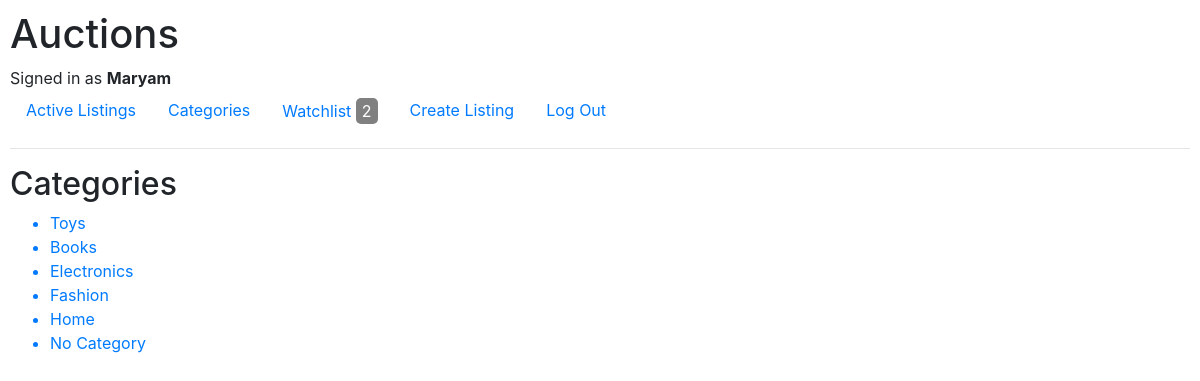
The page /categories (signed in) on the database its author committed.
### auctions/models.py (models this page shows, shortened)
class User(AbstractUser):
    watchlist = models.ManyToManyField(Listing, blank=True, related_name="prospects")

class Category(models.Model):
    name =models.CharField(max_length=64)

### auctions/views.py (the view)
# urls.py: path("categories", views.categories, name="categories"),
def categories(request):
    watchlist = None
    if request.user.is_authenticated:
        watchlist = request.user.watchlist.filter(is_active=True)
    return render(request, "auctions/categories.html",{
        "categories":Category.objects.all(),
         "watchlist":watchlist
    })

### auctions/templates/auctions/categories.html
{% extends "auctions/layout.html" %}
{% block body %}
<h2>Categories</h2>
<ul>
    {% for category in categories %}
       <a href="{% url 'list_by_category' category.id %}">
           <li>  {{category.name}}</li>
       </a>
    {% empty %}
            No Categories!
    {% endfor %}
</ul>
{% endblock %}

### auctions/templates/auctions/layout.html (shortened to what this page needs)
{% load static %}
<!DOCTYPE html>
<html lang="en">
    <head>
        <link rel="stylesheet" href="https://stackpath.bootstrapcdn.com/bootstrap/4.4.1/css/bootstrap.min.css">
        <link href="{% static 'auctions/styles.css' %}" rel="stylesheet">
    </head>
    <body>
        <h1>Auctions</h1>
        <div>
            {% if user.is_authenticated %}
                Signed in as <strong>{{ user.username }}</strong>
            {% else %}
                Not signed in
            {% endif %}
        </div>
        <ul class="nav">
            <li class="nav-item">
               <a class="nav-link" href="{% url 'index' %}">Active Listings</a>
            </li>
            {% if user.is_authenticated %}
            <li class="nav-item">
                <a class="nav-link" href="{% url 'categories' %}">Categories</a>
            </li>
            {% endif %}
            {% if user.is_authenticated %}
            <li class="nav-item">
                <a class="nav-link" href="{% url 'watchlist' %}">Watchlist
                    {% if   watchlist.all|length  %}
                    <button style="background-color: grey ; color: white; border: none; border-radius:5px;">
                        {{watchlist.all|length}}
                    </button>
                    {% endif %}
                </a>
            </li>
            {% endif %}
            {% if user.is_authenticated %}
            <li class="nav-item">
                <a class="nav-link" href="{% url 'createlisting' %}">Create Listing</a>
            </li>
            {% endif %}
            {% if user.is_authenticated %}
                <li class="nav-item">
                    <a class="nav-link" href="{% url 'logout' %}">Log Out</a>
                </li>
            {% endif %}
        </ul>
        <hr>
        {% block body %}
        {% endblock %}
    </body>
</html>

### auctions/static/auctions/styles.css (style rules this page uses)
body { padding: 10px; }

### rows shown on the page
User: username "Maryam"
Category: name "Toys"
Category: name "Books"
Category: name "Electronics"
Category: name "Fashion"
Category: name "Home"
Category: name "No Category"

### other values the page prints
{{ watchlist.all|length }} "2"
